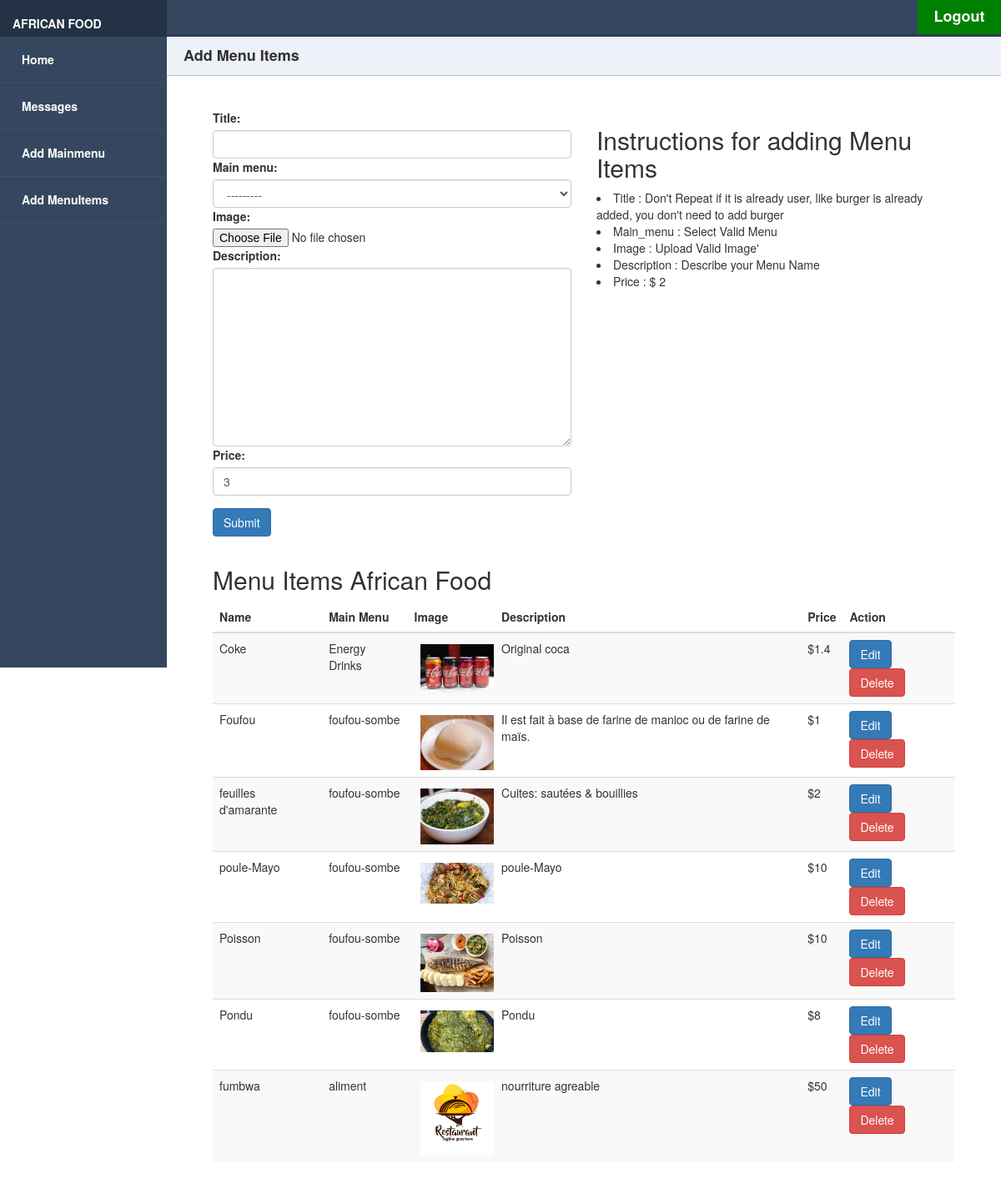
The page /dashboard/menuitems (signed in) on the database its author committed.
### menu/models.py (models this page shows, shortened)
class MainMenu(models.Model):
    created_at = models.DateField(auto_now_add=True)
    posted_by = models.ForeignKey(User, on_delete=models.CASCADE)
    name = models.CharField(max_length=100, unique=True)
    title = models.CharField(max_length=255, unique=True)
    slug = models.CharField(max_length=100,unique=True)
    status = models.BooleanField(default=0)
    description = models.TextField(max_length=400)
    def __str__(self):
        return self.title

class MenuItems(models.Model):
    title = models.CharField(max_length=60, unique=True)
    main_menu = models.ForeignKey(MainMenu, on_delete=models.CASCADE)
    slug = models.CharField(max_length=60, unique=True)
    status = models.BooleanField(default=0)
    date = models.DateTimeField(auto_now_add=True)
    image = models.ImageField(blank=True, upload_to='pictures')
    author = models.ForeignKey(User, on_delete=models.CASCADE,related_name='menu_items')
    description = models.TextField(max_length=400)
    price = models.CharField(max_length=100,default='3')

### dashboard/views.py (the view, shortened to what this page needs)
# urls.py: path('menuitems',views.menuitems, name ='menuitems'),
@login_required
def menuitems(request):
    menuitems = MenuItems.objects.all()
    if User.is_authenticated:
        form = menuItemsForm()
    data = {
        'menuitems': menuitems,
        'form': form,
    }
    return render(request,'pages/menuitems.html',data)

### dashboard/forms.py
class menuItemsForm(forms.ModelForm):
    class Meta:
        model = models.MenuItems
        fields = ['title', 'main_menu', 'image', 'description', 'price']
        widgets = {
            'title': forms.TextInput(attrs={'class': 'form-control'}),
            'main_menu': forms.Select(attrs={'class': 'form-control'}),
            'price': forms.TextInput(attrs={'class': 'form-control'}),
            'description': forms.Textarea(attrs={'class': 'form-control'}),
        }

### dashboard/templates/pages/menuitems.html (shortened to what this page needs)
{% extends 'master/dashmaster.html' %}
{% block content %}
{% load static %}
<div class="main-content">
    <div class="title">
        Add Menu Items
    </div>
    <div class="menuform">
        <div class="col-md-6">
            <form  class="bg-light p-5 contact-form" method="POST" enctype="multipart/form-data">
                <div class="form-group">
                    {{form}}
                </div>
                <div class="form-group">
                    <input type="submit" name="Submit Blog" class="btn btn-primary py-3 px-5">
                </div>
            </form>
        </div>
        <div class="col-md-6">
            <h2>Instructions for adding Menu Items</h2>
            <li>Title : Don't Repeat if it is already user, like burger is already added, you don't need to add burger</li>
            <li>Main_menu : Select Valid Menu  </li>
            <li>Image : Upload Valid Image' </li>
            <li>Description : Describe your Menu Name </li>
            <li>Price : $ 2 </li>
        </div>
        <div class="col-md-12">
            <h2>Menu Items African Food</h2>
            <table class="table table-striped table-dark">
                <thead>
                <tr>
                    <th scope="col">Name</th>
                     <th scope="col">Main Menu</th>
                    <th scope="col">Image</th>
                    <th scope="col">Description</th>
                    <th scope="col">Price</th>
                    <th scope="col">Action</th>
                </tr>
                </thead>
                <tbody>
                {%for menu in menuitems %}
                <tr>
                    <td>{{menu.title}}</td>
                    <td>{{menu.main_menu}}</td>
                     <td><img class="listimage" src=" {{menu.image.url}}"></td>
                    <td>{{menu.description}}</td>
                      <td>${{menu.price}}</td>
                    <td>
                        <a class="btn btn-primary" href="{% url 'updatemenuitems' menu.title %}">Edit</a>
                        <a class="btn btn-danger" href="{% url 'deleteitems' menu.title %}">Delete</a>
                </tr>
                {% endfor %}
                </tbody>
            </table>
        </div>
    </div>
</div>
{% endblock %}

### static/assets/css/main.css (style rules this page uses)
* { box-sizing: border-box; text-decoration:none; }
body { margin: 0; padding: 0; font-family: 'Source Sans Pro', sans-serif; background-color: #d5dae5; -webkit-font-smoothing: antialiased; -moz-osx-font-smoothing: grayscale; }
.main-content { padding: 40px; margin-top: 0; padding: 0; padding-top: 44px; height: 100%; }
.main-content .title { background-color: #eef1f7; border-bottom: 1px solid #b8bec9; padding: 10px 20px; font-weight: 700; color: #333; font-size: 18px; }
@media screen and (min-width: 600px) { .main-content { margin-left: 70px; } }
@media screen and (min-width: 800px) { .main-content { margin-left: 200px; } }
img { max-width: 100%; height: 80%; margin-left:8%; margin-top:5px; }
.menuform { margin:40px; }
.listimage { width: 90px; height: auto; }

### rows shown on the page
MenuItems: title "Coke", main_menu "Energy Drinks", image (picture), description "Original coca", price "1.4"
MenuItems: title "Foufou", main_menu "foufou-sombe", image (picture), description "Il est fait à base de farine de manioc ou de farine de maïs.", price "1"
MenuItems: title "feuilles d'amarante", main_menu "foufou-sombe", image (picture), description "Cuites: sautées & bouillies", price "2"
MenuItems: title "poule-Mayo", main_menu "foufou-sombe", image (picture), description "poule-Mayo", price "10"
MenuItems: title "Poisson", main_menu "foufou-sombe", image (picture), description "Poisson", price "10"
MenuItems: title "Pondu", main_menu "foufou-sombe", image (picture), description "Pondu", price "8"
MenuItems: title "fumbwa", main_menu "aliment", image (picture), description "nourriture agreable", price "50"
